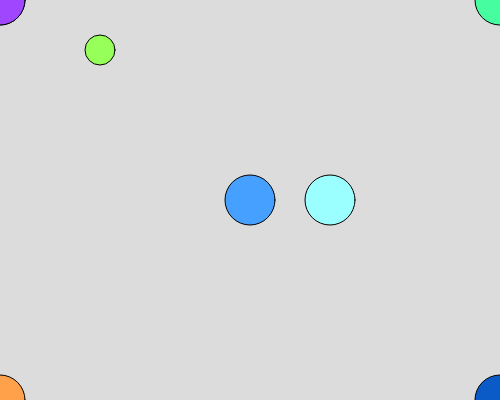
Frame 1 (no input)
Frame 60 (no input): identical to frame 1, image omitted
Frame 120 (the mouse pressed at the canvas centre since frame 60): identical to frame 1, image omitted

The p5.js sketch that drew this single still picture (run headless with seeded random() and noise() and a simulated clock; from frame 60 on, the mouse is pressed at the canvas centre):

// p5.js sketch
// ── sketch.js
// Basics of Drawing
// Muntaha Chowdhury
// Sept 11. 2024
//
// 2D Primitives, color, animation, mouse/keyboard events


function setup() {
  //Happens once, at the *very* start
  createCanvas(500, 400);   //width → width of canvas
                            //height → height of canvas
}

function draw() {
  // runs over and over (targetting 60fps)
  //when possible, try to keep draw() clean...
  background(220);
  drawCircles();
}

function drawCircles() {
  //contains the code to draw 5 circles
  fill(70, 160, 255);
  circle(0,0,50);

  fill(150, 255, 90); // rgb
  circle(100, 50, 30);
  
  // Challenge part: Draw 5 circles
  fill(160, 70, 255);
  circle(0, 0, 50);

  fill(255, 160, 75);
  circle(0, height, 50);

  fill(70, 253, 160);
  circle(width, 0, 50);

  fill(10, 91, 200);
  circle(width, height, 50);

  fill(70, 160, 255);
  circle((width/2), (height/2), 50);  

  //draw a circle 2/3 across the screen horizontally
  fill(155, 255, 255);
  circle((width*0.66), (height/2), 50);
}
